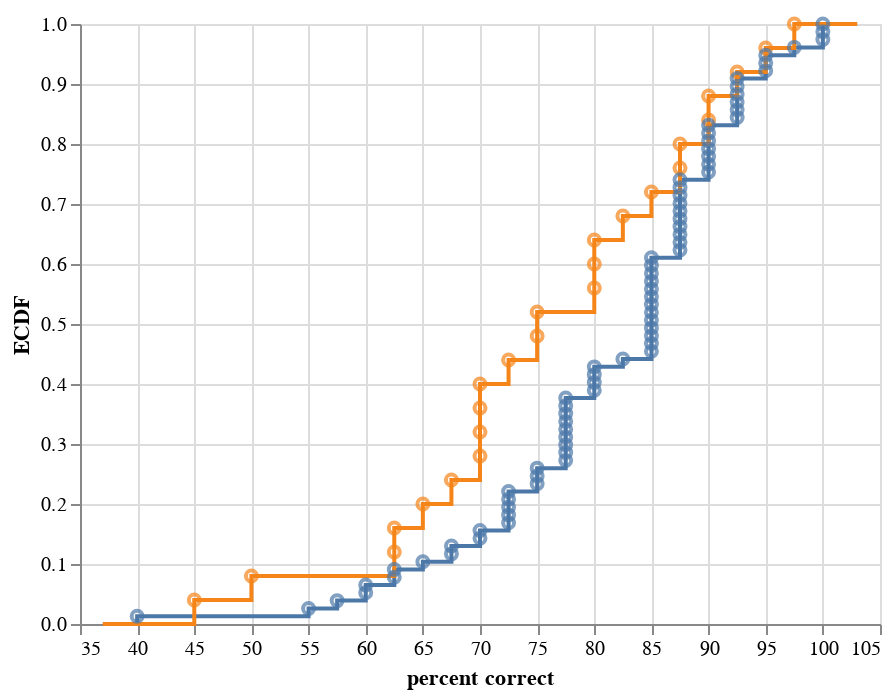

Notebook source saved alongside this figure:
### Markdown cell above
Here are a couple of formal ECDFs. To see how they relate to ECDFs with dots, we can overlay the two.

### Code cell
dots = alt.Chart(df,
    ).mark_point(
    ).encode(
        x=alt.X('percent correct:Q', scale=alt.Scale(zero=False)),
        y=alt.Y('ecdf_y grouped by insomnia:Q', title='ECDF'),
        color=alt.Color('insomnia:N', legend=None))

formal + dots
